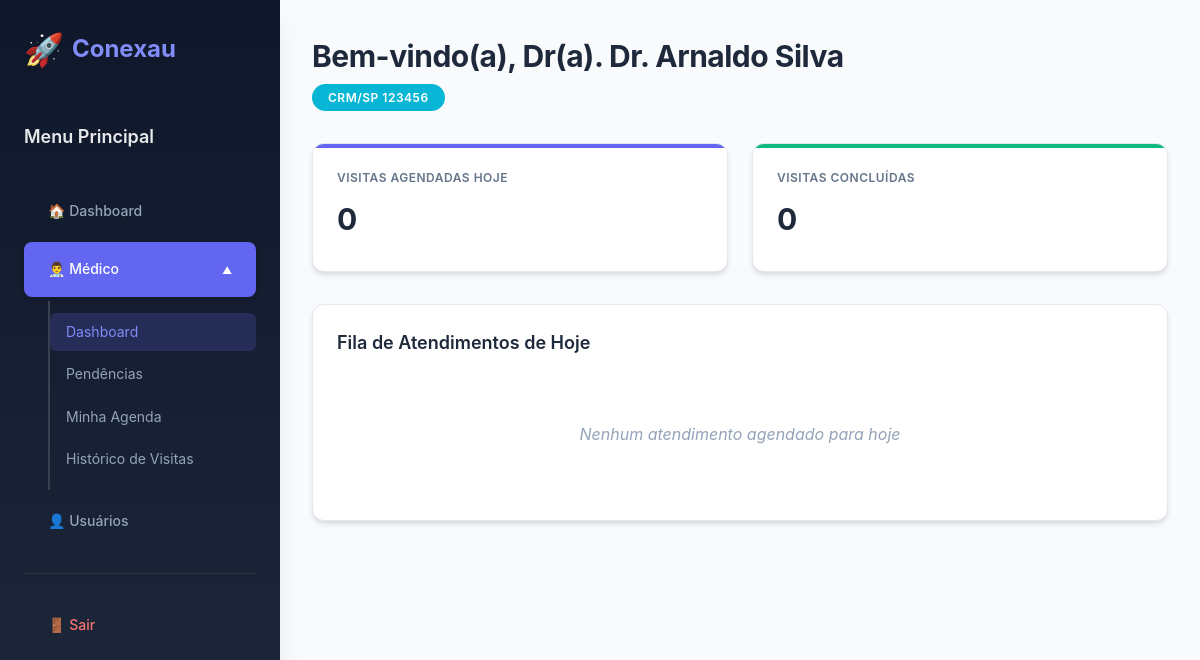
Page /index.php?controller=Medico&action=index (signed in) on the committed database.
### tables this page shows
CREATE TABLE tbl_profissional (
  id bigint(11) NOT NULL AUTO_INCREMENT,
  especialidade varchar(150) NOT NULL,
  numero_registro varchar(100) NOT NULL,
  criado_em timestamp DEFAULT current_timestamp(),
  fk_usuario bigint NOT NULL,
  PRIMARY KEY (id),
  FOREIGN KEY (fk_usuario) REFERENCES tbl_usuario(id)
);

CREATE TABLE tbl_usuario (
  id bigint NOT NULL AUTO_INCREMENT,
  nome varchar(100) NOT NULL,
  email varchar(50) UNIQUE NOT NULL,
  senha varchar(255) NOT NULL,
  perfil varchar(50) NOT NULL,
  status varchar(50) NOT NULL DEFAULT 'ativo',
  PRIMARY KEY (id)
);

### app/controllers/MedicoController.php (called while the page is built, shortened)
<?php
require_once __DIR__ . '/../middleware/Session.php';
require_once __DIR__ . '/../models/Profissional.php';
class MedicoController {
    private $profissionalModel;
    public function __construct() {
        $this->profissionalModel = new Profissional();
    }
    public function index() {
        $id_usuario = Session::get('usuario_id');
        $id_profissional = $this->profissionalModel->getIdByUsuario($id_usuario);
        $nome_profissional = [];
        if ($id_profissional) {
            $nome_profissional = $this->profissionalModel->getDadosComNome($id_profissional);
        }
        $visitas_hoje = [];
        if ($id_profissional) {
            $visitas_hoje = $this->profissionalModel->contarVisitasHoje($id_profissional);
        }
        $visitas_concluidas_hoje = [];
        if ($id_profissional) {
            $visitas_concluidas_hoje = $this->profissionalModel->contarVisitasConcluidasHoje($id_profissional);
        }
        $consulta_hoje = [];
        if ($id_profissional) {
            $consulta_hoje = $this->profissionalModel->getFilaAtendimentosHoje($id_profissional);
        }
        require_once __DIR__ . '/../views/medico/index.php';
    }
}

### config/Database.php (called while the page is built)
<?php
class Database {
    private static $host = "localhost";
    private static $dbname = "conexau";
    private static $user = "root";
    private static $pass = "";
    private static $conexao = null;
    public static function getConnection() {
        if (self::$conexao === null) {
            try {
                self::$conexao = new PDO(
                    "mysql:host=" . self::$host . ";dbname=" . self::$dbname . ";charset=utf8",
                    self::$user,
                    self::$pass,
                    [
                        PDO::ATTR_ERRMODE => PDO::ERRMODE_EXCEPTION,
                        PDO::ATTR_DEFAULT_FETCH_MODE => PDO::FETCH_ASSOC
                    ]
                );
            } catch (PDOException $e) {
                die("Erro na conexão com o banco de dados: " . $e->getMessage());
            }
        }
        return self::$conexao;
    }
}

### app/middleware/Session.php (called while the page is built, shortened)
<?php
class Session {
    public static function get(string $key, $default = null) {
        return $_SESSION[$key] ?? $default;
    }
}

### app/models/Model.php (called while the page is built, shortened)
<?php
require_once __DIR__ . '/../../config/Database.php';
abstract class Model {
    public function __construct() {
        $this->db = Database::getConnection();
    }
}

### app/models/profissional.php (called while the page is built, shortened)
<?php
require_once __DIR__ . '/Model.php';
class Profissional extends Model {
    protected $table = 'tbl_profissional';
    public function getIdByUsuario($usuarioId) {
        $stmt = $this->db->prepare("SELECT id FROM {$this->table} WHERE fk_usuario = :fk");
        $stmt->execute(['fk' => $usuarioId]);
        $result = $stmt->fetch(PDO::FETCH_ASSOC);
        return $result['id'] ?? null;
    }
    public function getDadosComNome($profissionalId) {
        $stmt = $this->db->prepare("SELECT u.nome AS nome_profissional, p.numero_registro
                                     FROM tbl_usuario u
                                     JOIN {$this->table} p ON p.fk_usuario = u.id
                                     WHERE p.id = :id");
        $stmt->execute(['id' => $profissionalId]);
        return $stmt->fetchAll(PDO::FETCH_ASSOC);
    }
    public function contarVisitasHoje($profissionalId) {
        $stmt = $this->db->prepare("SELECT count(id) AS total_visitas
                                      FROM tbl_agendamento
                                      WHERE fk_profissional = :fk
                                        AND data_agendamento = CURDATE()
                                        AND status = 'agendado'");
        $stmt->execute(['fk' => $profissionalId]);
        return $stmt->fetchAll(PDO::FETCH_ASSOC);
    }
    public function contarVisitasConcluidasHoje($profissionalId) {
        $stmt = $this->db->prepare("SELECT count(id) AS visitas_concluidas
                                      FROM tbl_agendamento
                                      WHERE fk_profissional = :fk
                                        AND data_agendamento = CURDATE()
                                        AND status = 'concluido'");
        $stmt->execute(['fk' => $profissionalId]);
        return $stmt->fetchAll(PDO::FETCH_ASSOC);
    }
    public function getFilaAtendimentosHoje($profissionalId) {
        $stmt = $this->db->prepare("SELECT a.id, a.data_agendamento, a.horario_inicio, a.horario_fim, a.status,
                                             u.nome AS nome_paciente
                                      FROM tbl_agendamento a
                                      JOIN tbl_paciente p ON a.fk_paciente = p.id
                                      JOIN tbl_usuario u ON p.fk_usuario = u.id
                                      WHERE a.fk_profissional = :fk
                                        AND a.data_agendamento = CURDATE()
                                        AND a.status IN ('agendado', 'em_andamento')
                                      ORDER BY a.horario_inicio ASC");
        $stmt->execute(['fk' => $profissionalId]);
        return $stmt->fetchAll(PDO::FETCH_ASSOC) ?: [];
    }
}

### app/views/medico/index.php (the view, shortened to what this page needs)
<!DOCTYPE html>
<html lang="pt-BR">
<head>
    <link rel="stylesheet" href="public/Assets/css/app.css">
</head>
<body>
<?php include 'app/views/header.php'; ?>
    <div class="main-container">
        <header>
            <?php foreach ($nome_profissional as $nome): ?>
                <h1>Bem-vindo(a), Dr(a). <?= htmlspecialchars($nome['nome_profissional'] ?? 'Não informado') ?></h1>
                <div class="badge badge-info"><?= htmlspecialchars($nome['numero_registro'] ?? 'Não informado') ?></div>
            <?php endforeach; ?>
        </header>
        <div class="metrics-grid">
            <?php foreach ($visitas_hoje as $visitas): ?>
            <div class="metric-card primary">
                <div class="metric-label">Visitas Agendadas Hoje</div>
                <div class="metric-value"><?= htmlspecialchars($visitas['total_visitas'] ?? '') ?></div>
            </div>
            <?php endforeach; ?>
            <?php foreach ($visitas_concluidas_hoje as $visitas_conc): ?>
            <div class="metric-card success">
                <div class="metric-label">Visitas Concluídas</div>
                <div class="metric-value"><?= htmlspecialchars($visitas_conc['visitas_concluidas'] ?? '') ?></div>
            </div>
            <?php endforeach; ?>
        </div>
        <div class="table-container">
            <h2>Fila de Atendimentos de Hoje</h2>
            <?php if (isset($consulta_hoje) && is_array($consulta_hoje) && !empty($consulta_hoje)): ?>
            <table>
                <thead>
                    <tr>
                        <th>Data</th>
                        <th>Horário</th>
                        <th>Paciente</th>
                        <th>Status</th>
                        <th>Atendimento</th>
                    </tr>
                </thead>
                <tbody>
                    <?php foreach ($consulta_hoje as $con):
                        $data_banco = $con['data_agendamento'] ?? null;
                        $data_br = $data_banco ? date('d/m/Y', strtotime($data_banco)) : 'N/A';
                        $inicio = substr($con['horario_inicio'] ?? '', 0, 5);
                        $fim = substr($con['horario_fim'] ?? '', 0, 5);
                        $horario = ($inicio && $fim) ? "$inicio - $fim" : 'Não informado';
                        $status = $con['status'] ?? 'indisponivel';
                        $badge_class = $status;
                    ?>
                    <tr>
                        <td data-label="Data"><?= $data_br ?></td>
                        <td data-label="Horário"><?= $horario ?></td>
                        <td data-label="Paciente"><?= htmlspecialchars($con['nome_paciente'] ?? 'Não informado') ?></td>
                        <td data-label="Status"><span class="status-table <?= $badge_class ?>"><?= ucfirst($status) ?></span></td>
                        <td><a class="btn btn-primary" href='index.php?controller=Medico&action=iniciar_atendimento&id=<?= htmlspecialchars($con["id"]) ?>'>Iniciar</a></td>
                    </tr>
                    <?php endforeach; ?>
                </tbody>
            </table>
            <?php else: ?>
            <p class="sem-dados">Nenhum atendimento agendado para hoje</p>
            <?php endif; ?>
        </div>
    </div>
</body>
</html>

### public/Assets/css/app.css (style rules this page uses)
:root { --primary: #6366f1; --primary-dark: #4f46e5; --primary-light: #818cf8; --accent: #06b6d4; --accent-dark: #0891b2; --accent-light: #22d3ee; --success: #10b981; --success-dark: #059669; --success-light: #34d399; --warning: #f59e0b; --warning-dark: #d97706; --warning-light: #fbbf24; --error: #ef4444; --error-dark: #dc2626; --error-light: #f87171; --gray-50: #f9fafb; --gray-100: #f3f4f6; --gray-200: #e5e7eb; --gray-300: #d1d5db; --gray-400: #9ca3af; --gray-500: #6b7280; --gray-600: #4b5563; --gray-700: #374151; --gray-800: #1f2937; --gray-900: #111827; --bg-primary: #f8fafc; --bg-secondary: #ffffff; --bg-sidebar: #0f172a; --text-primary: #1e293b; --text-secondary: #64748b; --text-muted: #94a3b8; --text-light: #ffffff; --shadow-sm: 0 1px 2px 0 rgba(0, 0, 0, 0.05); --shadow: 0 4px 6px -1px rgba(0, 0, 0, 0.1), 0 2px 4px -1px rgba(0, 0, 0, 0.06); --shadow-md: 0 10px 15px -3px rgba(0, 0, 0, 0.1), 0 4px 6px -2px rgba(0, 0, 0, 0.05); --shadow-lg: 0 20px 25px -5px rgba(0, 0, 0, 0.1), 0 10px 10px -5px rgba(0, 0, 0, 0.04); --border-color: #e2e8f0; --border-radius-sm: 6px; --border-radius: 8px; --border-radius-md: 12px; --border-radius-lg: 16px; --border-radius-xl: 24px; --spacing-xs: 4px; --spacing-sm: 8px; --spacing-md: 16px; --spacing-lg: 24px; --spacing-xl: 32px; --spacing-2xl: 48px; --font-family: 'Inter', -apple-system, BlinkMacSystemFont, 'Segoe UI', Roboto, 'Helvetica Neue', Arial, sans-serif; --font-size-xs: 12px; --font-size-sm: 14px; --font-size-base: 16px; --font-size-lg: 18px; --font-size-xl: 20px; --font-size-2xl: 24px; --font-size-3xl: 30px; --font-size-4xl: 36px; --transition-fast: 150ms ease; --transition: 250ms ease; --transition-slow: 350ms ease; }
* { margin: 0; padding: 0; box-sizing: border-box; }
html { font-size: 16px; scroll-behavior: smooth; }
body { font-family: var(--font-family); background-color: var(--bg-primary); color: var(--text-primary); line-height: 1.6; -webkit-font-smoothing: antialiased; -moz-osx-font-smoothing: grayscale; }
.main-container { flex: 1; padding: var(--spacing-xl); overflow-y: auto; margin-left: 0; transition: margin-left var(--transition) ease; }
@media (min-width: 769px) { .main-container { margin-left: 280px; } }
.metrics-grid { display: grid; grid-template-columns: repeat(auto-fit, minmax(240px, 1fr)); gap: var(--spacing-lg); margin-bottom: var(--spacing-xl); }
.metric-card { background: var(--bg-secondary); border-radius: var(--border-radius-md); padding: var(--spacing-lg); box-shadow: var(--shadow); border: 1px solid var(--border-color); position: relative; overflow: hidden; transition: all var(--transition); }
.metric-card::before { content: ''; position: absolute; top: 0; left: 0; right: 0; height: 4px; background: var(--gray-300); }
.metric-card.primary::before { background: var(--primary); }
.metric-card.success::before { background: var(--success); }
.metric-label { font-size: var(--font-size-xs); text-transform: uppercase; letter-spacing: 0.5px; color: var(--text-secondary); font-weight: 600; margin-bottom: var(--spacing-sm); }
.metric-value { font-size: var(--font-size-3xl); font-weight: 700; color: var(--text-primary); margin-bottom: var(--spacing-xs); }
.table-container { background: var(--bg-secondary); border-radius: var(--border-radius-md); padding: var(--spacing-lg); box-shadow: var(--shadow); border: 1px solid var(--border-color); overflow-x: auto; }
.table-container h2 { font-size: var(--font-size-lg); font-weight: 600; color: var(--text-primary); margin-bottom: var(--spacing-md); }
.badge { display: inline-block; padding: var(--spacing-xs) var(--spacing-md); border-radius: var(--border-radius-xl); font-size: var(--font-size-xs); font-weight: 600; text-transform: uppercase; letter-spacing: 0.5px; }
.badge-info { background: var(--accent); color: white; }
header { margin-bottom: var(--spacing-xl); }
header h1 { font-size: var(--font-size-3xl); font-weight: 700; color: var(--text-primary); margin-bottom: var(--spacing-xs); letter-spacing: -0.5px; }
.sem-dados { text-align: center; padding: var(--spacing-2xl); color: var(--text-muted); font-size: var(--font-size-base); font-style: italic; }

### rows in the picture
tbl_profissional: fk_usuario.nome "Dr. Arnaldo Silva", numero_registro "CRM/SP 123456"

### other values in the picture
$visitas['total_visitas'] "0"
$visitas_conc['visitas_concluidas'] "0"
